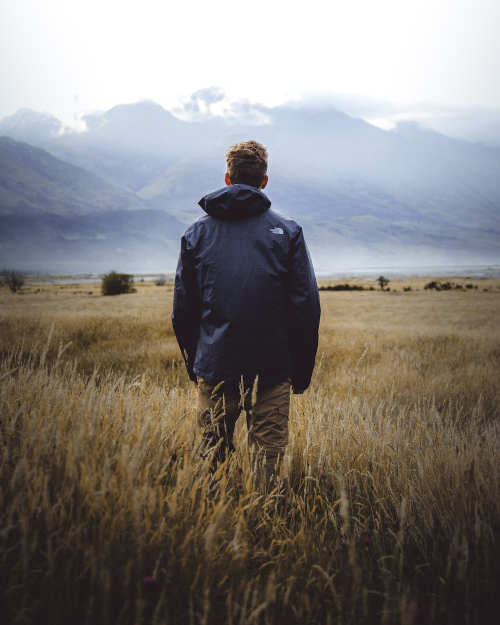
#> input picture MV/image.jpg, 1000 x 1250 px (shown at 1/2 size)
$ jupyter execute MV_EXP_6.ipynb
#> lines starting #> are read from the running program, lines starting #| are printed output that depends on the picture
[cell 1]
import numpy as np
import cv2
import matplotlib.pyplot as plt

# Load an image
path = 'image.jpg'
image = cv2.imread(path)
#> image is the input picture: shape (1250, 1000, 3); mean B, G, R 122.3, 126, 130.7

# Create a mask where the foreground object is roughly marked
mask = np.zeros(image.shape[:2], np.uint8)

# Define a rectangle around the object to initialize the segmentation
rect = (199, 152, 866, 800)  # Format: (x, y, width, height)

# Initialize the background and foreground models
bgdModel = np.zeros((1, 65), np.float64)
fgdModel = np.zeros((1, 65), np.float64)

# Apply GrabCut algorithm
cv2.grabCut(image, mask, rect, bgdModel, fgdModel, 5, cv2.GC_INIT_WITH_RECT)

# Create a mask where the sure foreground and possible foreground are marked
mask2 = np.where((mask == 2) | (mask == 0), 0, 1).astype('uint8')

# Multiply the original image with the mask to get the segmented result
result = image * mask2[:, :, np.newaxis]
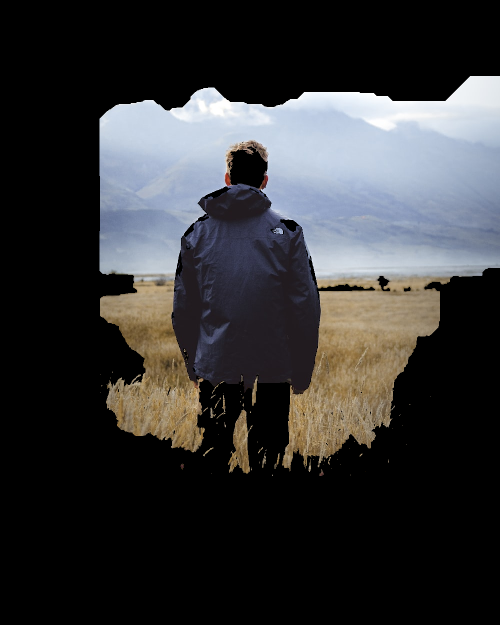
#> result: shape (1250, 1000, 3) (shown at 1/2 size); mean B, G, R 53.4, 52.1, 52

# Display the original and segmented images using Matplotlib
plt.figure(figsize=(10, 7))
plt.subplot(1, 2, 1)
plt.imshow(cv2.cvtColor(image, cv2.COLOR_BGR2RGB))
plt.title('Original Image')
plt.axis('off')

plt.subplot(1, 2, 2)
plt.imshow(cv2.cvtColor(result, cv2.COLOR_BGR2RGB))
plt.title('Segmented Image')
plt.axis('off')

plt.show()
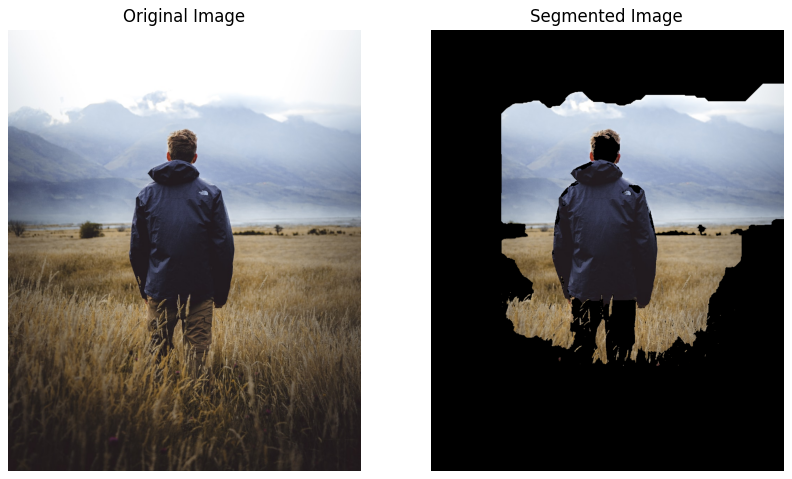
#> figure drawn by matplotlib, 2 panels
